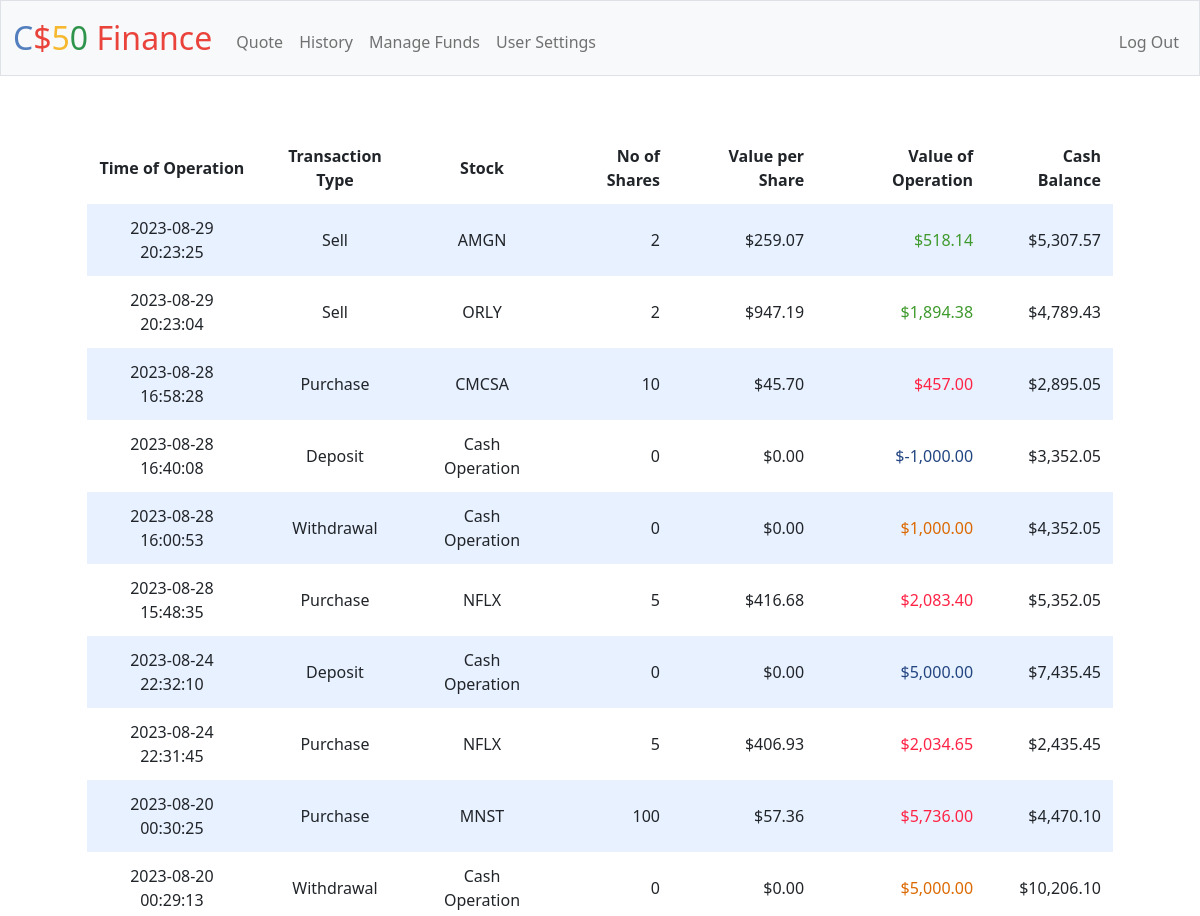
/history (signed in, upper part), run on an earlier commit of the app's database.
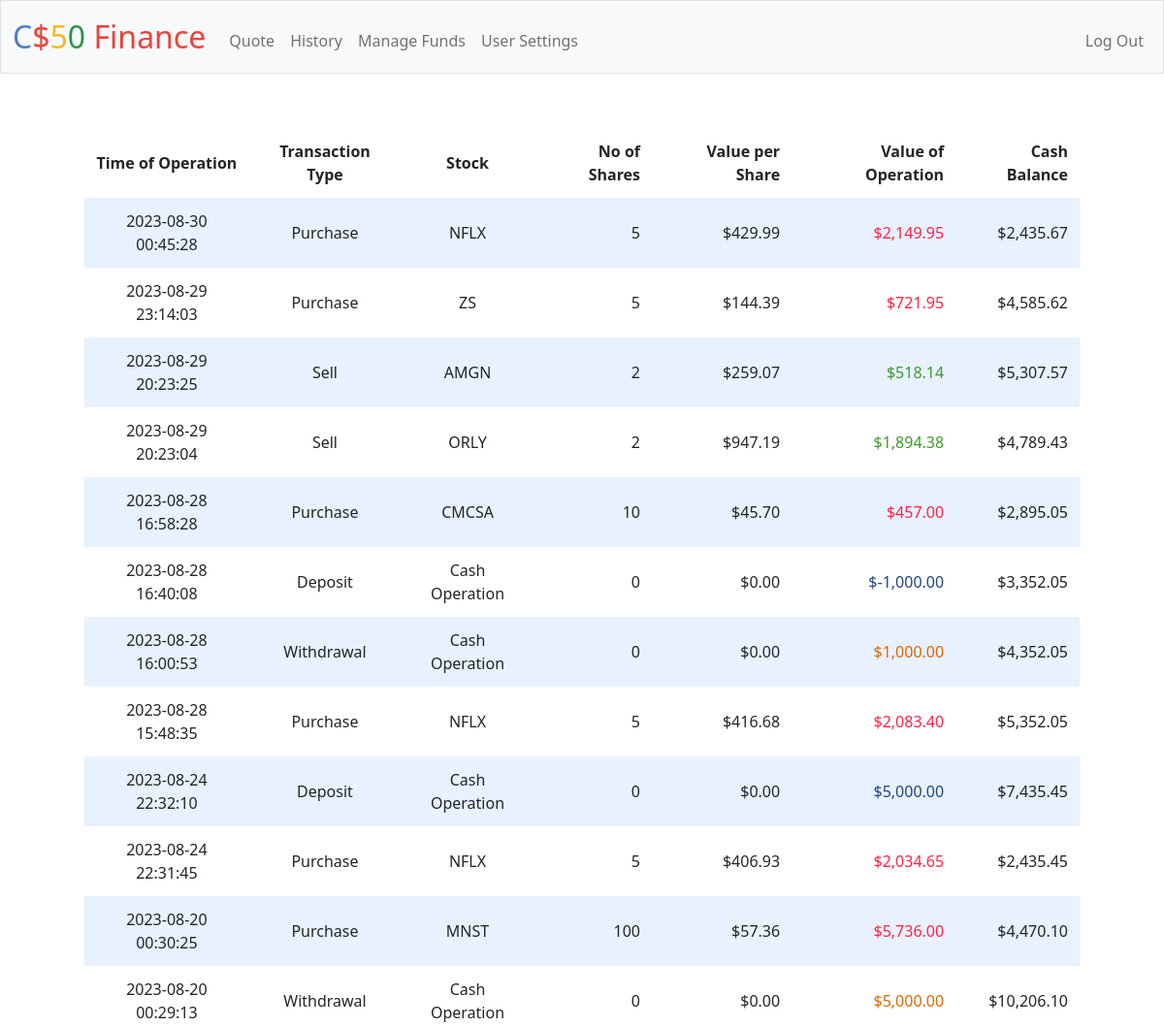
And on a later commit of the database.
### tables this page shows
CREATE TABLE 'history' (user_id INTEGER, stock_id INTEGER, operation TEXT NOT NULL, quantity INTEGER NOT NULL,'value' NUMERIC NOT NULL, time_stamp DATETIME NOT NULL, 'operation_id'  INTEGER PRIMARY KEY NOT NULL  ,'cash_balance' NUMERIC, FOREIGN KEY (user_id) REFERENCES users(id), FOREIGN KEY (stock_id) REFERENCES stocks(id));

CREATE TABLE stocks (id INTEGER PRIMARY KEY AUTOINCREMENT NOT NULL, symbol TEXT NOT NULL);

### app.py (the view)
@app.route("/history")
@login_required
def history():
    history = db.execute("SELECT time_stamp, operation, symbol, quantity, value, cash_balance FROM history JOIN stocks ON history.stock_id = stocks.id WHERE user_id = ? ORDER BY time_stamp DESC;",
                         session.get("user_id"))
    if (len(history) < 1):
        return render_template("/history.html",
                               message = "No operations history yet to display")
    else:
        for row in history:
            if (int(row['quantity']) == 0):
                row['value_per_share'] = 0
            else:
                row['value_per_share'] = float(row['value']) / int(row['quantity'])
            row['value'] = row['value']
            row['cash_balance'] = float(row['cash_balance'])
        return render_template("/history.html", history=history)

### app.py (called while the page is built)
@app.after_request
def after_request(response):
    response.headers["Cache-Control"] = "no-cache, no-store, must-revalidate"
    response.headers["Expires"] = 0
    response.headers["Pragma"] = "no-cache"
    return response

### helpers.py (called while the page is built)
def login_required(f):
    @wraps(f)
    def decorated_function(*args, **kwargs):
        if session.get("user_id") is None:
            return redirect("/login")
        return f(*args, **kwargs)
    return decorated_function

def usd(value):
    return f"${value:,.2f}"

### templates/history.html (shortened to what this page needs)
{% extends "layout.html" %}
{% block main %}
    <table>
        <thead>
            <tr>
                <th>Time of Operation</th>
                <th>Transaction Type</th>
                <th>Stock</th>
                <th class="number">No of Shares</th>
                <th class="number">Value per Share</th>
                <th class="number">Value of Operation</th>
                <th class="number">Cash Balance</th>
            </tr>
        </thead>
        <tbody>
            {% for row in history %}
                <tr>
                    <td>{{ row.time_stamp }}</td>
                    <td>{{ row.operation }}</td>
                    <td>{{ row.symbol }}</td>
                    <td class="number">{{ row.quantity }}</td>
                    <td class="number">{{ row.value_per_share | usd }}</td>
                    <td class="{{ row.operation }}">{{ row.value | usd }}</td>
                    <td class="number">{{ row.cash_balance | usd }}</td>
                </tr>
            {% endfor %}
        </tbody>
    </table>
    <br/>
{% endblock %}

What changed in the data, as far as the page shows it:
added history: time_stamp "2023-08-30 00:45:28", operation "Purchase", symbol "NFLX", quantity "5", value_per_share "$429.99", value "$2,149.95", cash_balance "$2,435.67"
added history: time_stamp "2023-08-29 23:14:03", operation "Purchase", symbol "ZS", quantity "5", value_per_share "$144.39", value "$721.95", cash_balance "$4,585.62"
